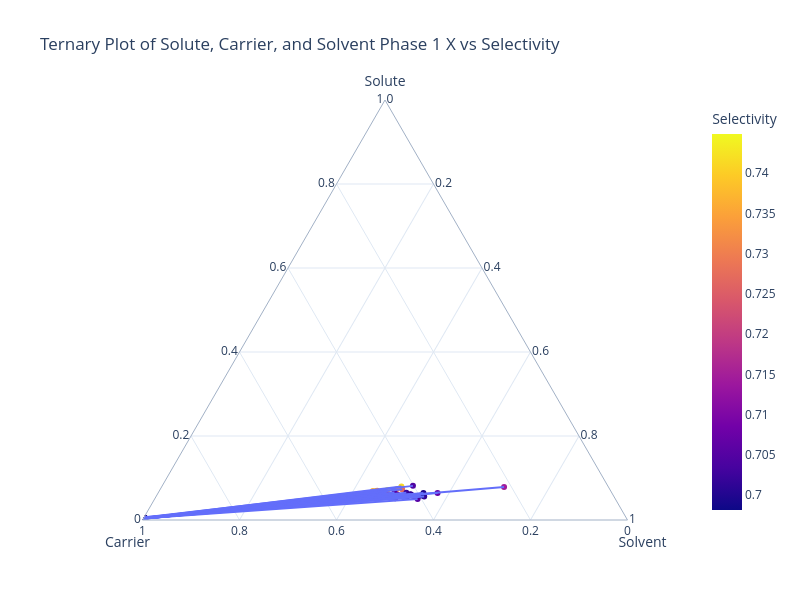

Notebook code for this chart:
### Code cell
top50_df = liqex_data.loc[top50.index]


fig = px.scatter_ternary(
    top50_df,
    a="solute_phase_2_x",
    b="carrier_phase_2_x",
    c="solvent_phase_2_x",
    color="Selectivity",
    title="Ternary Plot of Solute, Carrier, and Solvent Phase 1 X vs Selectivity",
    hover_data=["COSMO_name", "solute_phase_1_W", "carrier_phase_1_W", "solvent_phase_1_W"],
)

#add phase 1 to ternary plot
fig.add_trace(
    px.scatter_ternary(
        top50_df,
        a="solute_phase_1_x",
        b="carrier_phase_1_x",
        c="solvent_phase_1_x",
        color="Selectivity",
        hover_data=["COSMO_name", "solute_phase_1_W", "carrier_phase_1_W", "solvent_phase_1_W"],
    ).data[0]
)

#connect pairs of points with lines from phase 1 to phase 2 based on COSMO_name

for name in top50_df["COSMO_name"].unique():
    unfl_df = top50_df[top50_df["COSMO_name"] == name].iloc[0]

    subset = pd.DataFrame({
        "solute_x": [unfl_df["solute_phase_1_x"], unfl_df["solute_phase_2_x"]],
        "carrier_x": [unfl_df["carrier_phase_1_x"], unfl_df["carrier_phase_2_x"]],
        "solvent_x": [unfl_df["solvent_phase_1_x"], unfl_df["solvent_phase_2_x"]],
        "COSMO_name": [unfl_df["COSMO_name"], unfl_df["COSMO_name"]],
        "Selectivity": [unfl_df["Selectivity"], unfl_df["Selectivity"]],
    })    
    
    # display(subset.style.background_gradient(cmap="viridis").format(precision=2))

    if len(subset) > 1:
        fig.add_trace(
            px.line_ternary(
                subset,
                a="solute_x",
                b="carrier_x",
                c="solvent_x",
                line_group="COSMO_name",
            ).data[0]
        )

fig.update_layout(
    coloraxis_colorbar=dict(title="Selectivity"),
    width=800,
    height=600,
    template="plotly_white",
    ternary=dict(
        aaxis_title="Solute",
        baxis_title="Carrier",
        caxis_title="Solvent",
    )
)

### Figure 1 — Plotly figure (JSON) as saved in the notebook; plotly's stock layout.template omitted (floating-point values rounded to 4 significant figures; data arrays with more than 128 entries replaced by an {"elided": "..."} marker saying what was removed)
{"data": [{"a": [0.004065, 0.003869, 0.004672, 0.003535, 0.003942, 0.004044, 0.004156, 0.004636, 0.00414, 0.004817, 0.004017, 0.00365, 0.003324, 0.004034, 0.003957, 0.003457, 0.006277, 0.003056, 0.004304, 0.00371, 0.003538, 0.004471, 0.003784, 0.003498, 0.004505, 0.004592, 0.004041, 0.004402, 0.005431, 0.003423, 0.003832, 0.003375, 0.003181, 0.004275, 0.003959, 0.004926, 0.005749, 0.004948, 0.004982, 0.003123, 0.005163, 0.004948, 0.005012, 0.004934, 0.00412, 0.004892, 0.004693, 0.005414, 0.005097, 0.004623], "b": [0.9959, 0.996, 0.9953, 0.9963, 0.9959, 0.9958, 0.9956, 0.9953, 0.9956, 0.9951, 0.9944, 0.9959, 0.9962, 0.9955, 0.9938, 0.996, 0.9937, 0.9964, 0.9952, 0.9956, 0.9957, 0.995, 0.9955, 0.9958, 0.9944, 0.9948, 0.9937, 0.9952, 0.994, 0.9959, 0.9952, 0.9943, 0.9961, 0.9927, 0.9942, 0.9946, 0.9942, 0.9947, 0.9947, 0.9961, 0.9946, 0.9932, 0.9945, 0.9934, 0.992, 0.9928, 0.9946, 0.9943, 0.9933, 0.9948], "c": [5.309e-05, 0.0001359, 1.611e-05, 0.000165, 0.0002023, 0.0001623, 0.0002085, 6.5e-05, 0.000254, 7.286e-05, 0.001576, 0.0004584, 0.0004482, 0.0004641, 0.002285, 0.000514, 5.127e-05, 0.0005389, 0.0004953, 0.0006749, 0.0007136, 0.0004815, 0.0007549, 0.0007239, 0.001117, 0.0005676, 0.002254, 0.0003996, 0.0005545, 0.0006841, 0.0009802, 0.002369, 0.0007113, 0.003022, 0.001795, 0.0005001, 7.593e-05, 0.0003416, 0.0003163, 0.0008085, 0.000248, 0.001803, 0.0004388, 0.001674, 0.003844, 0.002313, 0.0007509, 0.0002385, 0.001567, 0.0006201], "customdata": {"elided": "50x4 mixed values"}, "hovertemplate": "solute_phase_2_x=%{a}<br>carrier_phase_2_x=%{b}<br>solvent_phase_2_x=%{c}<br>COSMO_name=%{customdata[0]}<br>solute_phase_1_W=%{customdata[1]}<br>carrier_phase_1_W=%{customdata[2]}<br>solvent_phase_1_W=%{customdata[3]}<br>Selectivity=%{marker.color}<extra></extra>", "legendgroup": "", "marker": {"color": [0.7449, 0.7419, 0.7411, 0.7398, 0.7363, 0.7332, 0.7326, 0.7303, 0.7272, 0.7268, 0.7224, 0.7217, 0.7196, 0.7174, 0.7156, 0.7147, 0.7146, 0.7138, 0.7122, 0.7115, 0.7113, 0.7102, 0.7101, 0.7094, 0.7092, 0.7086, 0.7081, 0.7075, 0.7071, 0.707, 0.7066, 0.7065, 0.7059, 0.7055, 0.7052, 0.705, 0.7044, 0.7039, 0.7031, 0.7024, 0.7022, 0.7015, 0.7011, 0.7007, 0.7006, 0.7003, 0.7002, 0.6998, 0.6992, 0.6982], "coloraxis": "coloraxis", "symbol": "circle"}, "mode": "markers", "name": "", "showlegend": false, "subplot": "ternary", "type": "scatterternary"}, {"a": [0.07134, 0.06934, 0.07969, 0.06334, 0.06884, 0.06534, 0.06963, 0.07287, 0.06485, 0.07326, 0.05881, 0.0593, 0.05898, 0.05887, 0.05767, 0.05586, 0.0784, 0.054, 0.05982, 0.05666, 0.0559, 0.06331, 0.05658, 0.05512, 0.05479, 0.06035, 0.05679, 0.05833, 0.06448, 0.05452, 0.05643, 0.05384, 0.05359, 0.0502, 0.05197, 0.06527, 0.08127, 0.06049, 0.06099, 0.05283, 0.06509, 0.05587, 0.06047, 0.05742, 0.05509, 0.05765, 0.05599, 0.06404, 0.05824, 0.05504], "b": [0.459, 0.4834, 0.4263, 0.4874, 0.4905, 0.4637, 0.4812, 0.4403, 0.4689, 0.428, 0.4534, 0.4988, 0.5339, 0.4681, 0.4714, 0.5074, 0.2153, 0.5265, 0.4619, 0.4999, 0.5097, 0.4751, 0.4962, 0.5114, 0.4102, 0.4439, 0.4779, 0.4543, 0.3594, 0.5188, 0.5002, 0.5173, 0.5328, 0.4076, 0.4529, 0.4477, 0.4017, 0.4161, 0.418, 0.5388, 0.4234, 0.3913, 0.4173, 0.4065, 0.477, 0.4144, 0.4265, 0.3887, 0.3971, 0.4333], "c": [0.4697, 0.4473, 0.494, 0.4493, 0.4407, 0.471, 0.4491, 0.4868, 0.4663, 0.4987, 0.4878, 0.4419, 0.4071, 0.4731, 0.471, 0.4367, 0.7063, 0.4195, 0.4783, 0.4435, 0.4344, 0.4616, 0.4472, 0.4335, 0.535, 0.4957, 0.4653, 0.4873, 0.5761, 0.4266, 0.4433, 0.4289, 0.4136, 0.5421, 0.4951, 0.487, 0.517, 0.5235, 0.521, 0.4083, 0.5115, 0.5529, 0.5222, 0.5361, 0.4679, 0.528, 0.5175, 0.5473, 0.5447, 0.5116], "customdata": {"elided": "50x4 mixed values"}, "hovertemplate": "solute_phase_1_x=%{a}<br>carrier_phase_1_x=%{b}<br>solvent_phase_1_x=%{c}<br>COSMO_name=%{customdata[0]}<br>solute_phase_1_W=%{customdata[1]}<br>carrier_phase_1_W=%{customdata[2]}<br>solvent_phase_1_W=%{customdata[3]}<br>Selectivity=%{marker.color}<extra></extra>", "legendgroup": "", "marker": {"color": [0.7449, 0.7419, 0.7411, 0.7398, 0.7363, 0.7332, 0.7326, 0.7303, 0.7272, 0.7268, 0.7224, 0.7217, 0.7196, 0.7174, 0.7156, 0.7147, 0.7146, 0.7138, 0.7122, 0.7115, 0.7113, 0.7102, 0.7101, 0.7094, 0.7092, 0.7086, 0.7081, 0.7075, 0.7071, 0.707, 0.7066, 0.7065, 0.7059, 0.7055, 0.7052, 0.705, 0.7044, 0.7039, 0.7031, 0.7024, 0.7022, 0.7015, 0.7011, 0.7007, 0.7006, 0.7003, 0.7002, 0.6998, 0.6992, 0.6982], "coloraxis": "coloraxis", "symbol": "circle"}, "mode": "markers", "name": "", "showlegend": false, "subplot": "ternary", "type": "scatterternary"}, {"a": [0.07134, 0.004065], "b": [0.459, 0.9959], "c": [0.4697, 5.309e-05], "hovertemplate": "COSMO_name=1-octanamine<br>solute_x=%{a}<br>carrier_x=%{b}<br>solvent_x=%{c}<extra></extra>", "legendgroup": "", "line": {"color": "#636efa", "dash": "solid"}, "marker": {"symbol": "circle"}, "mode": "lines", "name": "", "showlegend": false, "subplot": "ternary", "type": "scatterternary"}, {"a": [0.06934, 0.003869], "b": [0.4834, 0.996], "c": [0.4473, 0.0001359], "hovertemplate": "COSMO_name=3-(trimethylsilyl)-1-propanamine<br>solute_x=%{a}<br>carrier_x=%{b}<br>solvent_x=%{c}<extra></extra>", "legendgroup": "", "line": {"color": "#636efa", "dash": "solid"}, "marker": {"symbol": "circle"}, "mode": "lines", "name": "", "showlegend": false, "subplot": "ternary", "type": "scatterternary"}, {"a": [0.07969, 0.004672], "b": [0.4263, 0.9953], "c": [0.494, 1.611e-05], "hovertemplate": "COSMO_name=1-nonanamine<br>solute_x=%{a}<br>carrier_x=%{b}<br>solvent_x=%{c}<extra></extra>", "legendgroup": "", "line": {"color": "#636efa", "dash": "solid"}, "marker": {"symbol": "circle"}, "mode": "lines", "name": "", "showlegend": false, "subplot": "ternary", "type": "scatterternary"}, {"a": [0.06334, 0.003535], "b": [0.4874, 0.9963], "c": [0.4493, 0.000165], "hovertemplate": "COSMO_name=1-heptanamine<br>solute_x=%{a}<br>carrier_x=%{b}<br>solvent_x=%{c}<extra></extra>", "legendgroup": "", "line": {"color": "#636efa", "dash": "solid"}, "marker": {"symbol": "circle"}, "mode": "lines", "name": "", "showlegend": false, "subplot": "ternary", "type": "scatterternary"}, {"a": [0.06884, 0.003942], "b": [0.4905, 0.9959], "c": [0.4407, 0.0002023], "hovertemplate": "COSMO_name=1-(trimethylsilyl)-2-propanamine<br>solute_x=%{a}<br>carrier_x=%{b}<br>solvent_x=%{c}<extra></extra>", "legendgroup": "", "line": {"color": "#636efa", "dash": "solid"}, "marker": {"symbol": "circle"}, "mode": "lines", "name": "", "showlegend": false, "subplot": "ternary", "type": "scatterternary"}, {"a": [0.06534, 0.004044], "b": [0.4637, 0.9958], "c": [0.471, 0.0001623], "hovertemplate": "COSMO_name=2-heptanamine<br>solute_x=%{a}<br>carrier_x=%{b}<br>solvent_x=%{c}<extra></extra>", "legendgroup": "", "line": {"color": "#636efa", "dash": "solid"}, "marker": {"symbol": "circle"}, "mode": "lines", "name": "", "showlegend": false, "subplot": "ternary", "type": "scatterternary"}, {"a": [0.06963, 0.004156], "b": [0.4812, 0.9956], "c": [0.4491, 0.0002085], "hovertemplate": "COSMO_name=2-trimethylsilylpropan-1-amine<br>solute_x=%{a}<br>carrier_x=%{b}<br>solvent_x=%{c}<extra></extra>", "legendgroup": "", "line": {"color": "#636efa", "dash": "solid"}, "marker": {"symbol": "circle"}, "mode": "lines", "name": "", "showlegend": false, "subplot": "ternary", "type": "scatterternary"}, {"a": [0.07287, 0.004636], "b": [0.4403, 0.9953], "c": [0.4868, 6.5e-05], "hovertemplate": "COSMO_name=2-amino-6-methylheptane<br>solute_x=%{a}<br>carrier_x=%{b}<br>solvent_x=%{c}<extra></extra>", "legendgroup": "", "line": {"color": "#636efa", "dash": "solid"}, "marker": {"symbol": "circle"}, "mode": "lines", "name": "", "showlegend": false, "subplot": "ternary", "type": "scatterternary"}, {"a": [0.06485, 0.00414], "b": [0.4689, 0.9956], "c": [0.4663, 0.000254], "hovertemplate": "COSMO_name=4-methyl-2-hexanamine<br>solute_x=%{a}<br>carrier_x=%{b}<br>solvent_x=%{c}<extra></extra>", "legendgroup": "", "line": {"color": "#636efa", "dash": "solid"}, "marker": {"symbol": "circle"}, "mode": "lines", "name": "", "showlegend": false, "subplot": "ternary", "type": "scatterternary"}, {"a": [0.07326, 0.004817], "b": [0.428, 0.9951], "c": [0.4987, 7.286e-05], "hovertemplate": "COSMO_name=2-ethylhexylamine<br>solute_x=%{a}<br>carrier_x=%{b}<br>solvent_x=%{c}<extra></extra>", "legendgroup": "", "line": {"color": "#636efa", "dash": "solid"}, "marker": {"symbol": "circle"}, "mode": "lines", "name": "", "showlegend": false, "subplot": "ternary", "type": "scatterternary"}, {"a": [0.05881, 0.004017], "b": [0.4534, 0.9944], "c": [0.4878, 0.001576], "hovertemplate": "COSMO_name=5,5,5-trifluoropentan-2-amine<br>solute_x=%{a}<br>carrier_x=%{b}<br>solvent_x=%{c}<extra></extra>", "legendgroup": "", "line": {"color": "#636efa", "dash": "solid"}, "marker": {"symbol": "circle"}, "mode": "lines", "name": "", "showlegend": false, "subplot": "ternary", "type": "scatterternary"}, {"a": [0.0593, 0.00365], "b": [0.4988, 0.9959], "c": [0.4419, 0.0004584], "hovertemplate": "COSMO_name=cyclooctanamine<br>solute_x=%{a}<br>carrier_x=%{b}<br>solvent_x=%{c}<extra></extra>", "legendgroup": "", "line": {"color": "#636efa", "dash": "solid"}, "marker": {"symbol": "circle"}, "mode": "lines", "name": "", "showlegend": false, "subplot": "ternary", "type": "scatterternary"}, {"a": [0.05898, 0.003324], "b": [0.5339, 0.9962], "c": [0.4071, 0.0004482], "hovertemplate": "COSMO_name=2-(trimethylsilyl)ethanamine<br>solute_x=%{a}<br>carrier_x=%{b}<br>solvent_x=%{c}<extra></extra>", "legendgroup": "", "line": {"color": "#636efa", "dash": "solid"}, "marker": {"symbol": "circle"}, "mode": "lines", "name": "", "showlegend": false, "subplot": "ternary", "type": "scatterternary"}, {"a": [0.05887, 0.004034], "b": [0.4681, 0.9955], "c": [0.4731, 0.0004641], "hovertemplate": "COSMO_name=3-hexanamine<br>solute_x=%{a}<br>carrier_x=%{b}<br>solvent_x=%{c}<extra></extra>", "legendgroup": "", "line": {"color": "#636efa", "dash": "solid"}, "marker": {"symbol": "circle"}, "mode": "lines", "name": "", "showlegend": false, "subplot": "ternary", "type": "scatterternary"}, {"a": [0.05767, 0.003957], "b": [0.4714, 0.9938], "c": [0.471, 0.002285], "hovertemplate": "COSMO_name=(2s)-4,4,4-trifluoro-2-methylbutan-1-amine<br>solute_x=%{a}<br>carrier_x=%{b}<br>solvent_x=%{c}<extra></extra>", "legendgroup": "", "line": {"color": "#636efa", "dash": "solid"}, "marker": {"symbol": "circle"}, "mode": "lines", "name": "", "showlegend": false, "subplot": "ternary", "type": "scatterternary"}, {"a": [0.05586, 0.003457], "b": [0.5074, 0.996], "c": [0.4367, 0.000514], "hovertemplate": "COSMO_name=2-hexanamine<br>solute_x=%{a}<br>carrier_x=%{b}<br>solvent_x=%{c}<extra></extra>", "legendgroup": "", "line": {"color": "#636efa", "dash": "solid"}, "marker": {"symbol": "circle"}, "mode": "lines", "name": "", "showlegend": false, "subplot": "ternary", "type": "scatterternary"}, {"a": [0.0784, 0.006277], "b": [0.2153, 0.9937], "c": [0.7063, 5.127e-05], "hovertemplate": "COSMO_name=triethylamine<br>solute_x=%{a}<br>carrier_x=%{b}<br>solvent_x=%{c}<extra></extra>", "legendgroup": "", "line": {"color": "#636efa", "dash": "solid"}, "marker": {"symbol": "circle"}, "mode": "lines", "name": "", "showlegend": false, "subplot": "ternary", "type": "scatterternary"}, {"a": [0.054, 0.003056], "b": [0.5265, 0.9964], "c": [0.4195, 0.0005389], "hovertemplate": "COSMO_name=hexylamine<br>solute_x=%{a}<br>carrier_x=%{b}<br>solvent_x=%{c}<extra></extra>", "legendgroup": "", "line": {"color": "#636efa", "dash": "solid"}, "marker": {"symbol": "circle"}, "mode": "lines", "name": "", "showlegend": false, "subplot": "ternary", "type": "scatterternary"}, {"a": [0.05982, 0.004304], "b": [0.4619, 0.9952], "c": [0.4783, 0.0004953], "hovertemplate": "COSMO_name=3,3-dimethyl-1,3-azasilolidine<br>solute_x=%{a}<br>carrier_x=%{b}<br>solvent_x=%{c}<extra></extra>", "legendgroup": "", "line": {"color": "#636efa", "dash": "solid"}, "marker": {"symbol": "circle"}, "mode": "lines", "name": "", "showlegend": false, "subplot": "ternary", "type": "scatterternary"}, {"a": [0.05666, 0.00371], "b": [0.4999, 0.9956], "c": [0.4435, 0.0006749], "hovertemplate": "COSMO_name=1,1-dimethylbutylamine<br>solute_x=%{a}<br>carrier_x=%{b}<br>solvent_x=%{c}<extra></extra>", "legendgroup": "", "line": {"color": "#636efa", "dash": "solid"}, "marker": {"symbol": "circle"}, "mode": "lines", "name": "", "showlegend": false, "subplot": "ternary", "type": "scatterternary"}, {"a": [0.0559, 0.003538], "b": [0.5097, 0.9957], "c": [0.4344, 0.0007136], "hovertemplate": "COSMO_name=1,3-dimethylbutylamine<br>solute_x=%{a}<br>carrier_x=%{b}<br>solvent_x=%{c}<extra></extra>", "legendgroup": "", "line": {"color": "#636efa", "dash": "solid"}, "marker": {"symbol": "circle"}, "mode": "lines", "name": "", "showlegend": false, "subplot": "ternary", "type": "scatterternary"}, {"a": [0.06331, 0.004471], "b": [0.4751, 0.995], "c": [0.4616, 0.0004815], "hovertemplate": "COSMO_name=2-ethyl-2-methyl-1-butanamine<br>solute_x=%{a}<br>carrier_x=%{b}<br>solvent_x=%{c}<extra></extra>", "legendgroup": "", "line": {"color": "#636efa", "dash": "solid"}, "marker": {"symbol": "circle"}, "mode": "lines", "name": "", "showlegend": false, "subplot": "ternary", "type": "scatterternary"}, {"a": [0.05658, 0.003784], "b": [0.4962, 0.9955], "c": [0.4472, 0.0007549], "hovertemplate": "COSMO_name=3-methylpentan-2-amine<br>solute_x=%{a}<br>carrier_x=%{b}<br>solvent_x=%{c}<extra></extra>", "legendgroup": "", "line": {"color": "#636efa", "dash": "solid"}, "marker": {"symbol": "circle"}, "mode": "lines", "name": "", "showlegend": false, "subplot": "ternary", "type": "scatterternary"}, {"a": [0.05512, 0.003498], "b": [0.5114, 0.9958], "c": [0.4335, 0.0007239], "hovertemplate": "COSMO_name=2-ethylbutylamine<br>solute_x=%{a}<br>carrier_x=%{b}<br>solvent_x=%{c}<extra></extra>", "legendgroup": "", "line": {"color": "#636efa", "dash": "solid"}, "marker": {"symbol": "circle"}, "mode": "lines", "name": "", "showlegend": false, "subplot": "ternary", "type": "scatterternary"}, {"a": [0.05479, 0.004505], "b": [0.4102, 0.9944], "c": [0.535, 0.001117], "hovertemplate": "COSMO_name=allylethylamine<br>solute_x=%{a}<br>carrier_x=%{b}<br>solvent_x=%{c}<extra></extra>", "legendgroup": "", "line": {"color": "#636efa", "dash": "solid"}, "marker": {"symbol": "circle"}, "mode": "lines", "name": "", "showlegend": false, "subplot": "ternary", "type": "scatterternary"}, {"a": [0.06035, 0.004592], "b": [0.4439, 0.9948], "c": [0.4957, 0.0005676], "hovertemplate": "COSMO_name=(3s)-2-methylpentan-3-amine<br>solute_x=%{a}<br>carrier_x=%{b}<br>solvent_x=%{c}<extra></extra>", "legendgroup": "", "line": {"color": "#636efa", "dash": "solid"}, "marker": {"symbol": "circle"}, "mode": "lines", "name": "", "showlegend": false, "subplot": "ternary", "type": "scatterternary"}, {"a": [0.05679, 0.004041], "b": [0.4779, 0.9937], "c": [0.4653, 0.002254], "hovertemplate": "COSMO_name=4,4,4-trifluoro-2-methylbutan-2-amine<br>solute_x=%{a}<br>carrier_x=%{b}<br>solvent_x=%{c}<extra></extra>", "legendgroup": "", "line": {"color": "#636efa", "dash": "solid"}, "marker": {"symbol": "circle"}, "mode": "lines", "name": "", "showlegend": false, "subplot": "ternary", "type": "scatterternary"}, {"a": [0.05833, 0.004402], "b": [0.4543, 0.9952], "c": [0.4873, 0.0003996], "hovertemplate": "COSMO_name=4-ethylpiperidine<br>solute_x=%{a}<br>carrier_x=%{b}<br>solvent_x=%{c}<extra></extra>", "legendgroup": "", "line": {"color": "#636efa", "dash": "solid"}, "marker": {"symbol": "circle"}, "mode": "lines", "name": "", "showlegend": false, "subplot": "ternary", "type": "scatterternary"}, {"a": [0.06448, 0.005431], "b": [0.3594, 0.994], "c": [0.5761, 0.0005545], "hovertemplate": "COSMO_name=benzylmethylamine<br>solute_x=%{a}<br>carrier_x=%{b}<br>solvent_x=%{c}<extra></extra>", "legendgroup": "", "line": {"color": "#636efa", "dash": "solid"}, "marker": {"symbol": "circle"}, "mode": "lines", "name": "", "showlegend": false, "subplot": "ternary", "type": "scatterternary"}, {"a": [0.05452, 0.003423], "b": [0.5188, 0.9959], "c": [0.4266, 0.0006841], "hovertemplate": "COSMO_name=2-methylamylamine<br>solute_x=%{a}<br>carrier_x=%{b}<br>solvent_x=%{c}<extra></extra>", "legendgroup": "", "line": {"color": "#636efa", "dash": "solid"}, "marker": {"symbol": "circle"}, "mode": "lines", "name": "", "showlegend": false, "subplot": "ternary", "type": "scatterternary"}, {"a": [0.05643, 0.003832], "b": [0.5002, 0.9952], "c": [0.4433, 0.0009802], "hovertemplate": "COSMO_name=2,3-dimethylbutan-2-amine<br>solute_x=%{a}<br>carrier_x=%{b}<br>solvent_x=%{c}<extra></extra>", "legendgroup": "", "line": {"color": "#636efa", "dash": "solid"}, "marker": {"symbol": "circle"}, "mode": "lines", "name": "", "showlegend": false, "subplot": "ternary", "type": "scatterternary"}, {"a": [0.05384, 0.003375], "b": [0.5173, 0.9943], "c": [0.4289, 0.002369], "hovertemplate": "COSMO_name=4,4,4-trifluoro-3-methyl-1-butanamine<br>solute_x=%{a}<br>carrier_x=%{b}<br>solvent_x=%{c}<extra></extra>", "legendgroup": "", "line": {"color": "#636efa", "dash": "solid"}, "marker": {"symbol": "circle"}, "mode": "lines", "name": "", "showlegend": false, "subplot": "ternary", "type": "scatterternary"}, {"a": [0.05359, 0.003181], "b": [0.5328, 0.9961], "c": [0.4136, 0.0007113], "hovertemplate": "COSMO_name=4-methyl-pentylamine<br>solute_x=%{a}<br>carrier_x=%{b}<br>solvent_x=%{c}<extra></extra>", "legendgroup": "", "line": {"color": "#636efa", "dash": "solid"}, "marker": {"symbol": "circle"}, "mode": "lines", "name": "", "showlegend": false, "subplot": "ternary", "type": "scatterternary"}, {"a": [0.0502, 0.004275], "b": [0.4076, 0.9927], "c": [0.5421, 0.003022], "hovertemplate": "COSMO_name=trinitromethane<br>solute_x=%{a}<br>carrier_x=%{b}<br>solvent_x=%{c}<extra></extra>", "legendgroup": "", "line": {"color": "#636efa", "dash": "solid"}, "marker": {"symbol": "circle"}, "mode": "lines", "name": "", "showlegend": false, "subplot": "ternary", "type": "scatterternary"}, {"a": [0.05197, 0.003959], "b": [0.4529, 0.9942], "c": [0.4951, 0.001795], "hovertemplate": "COSMO_name=n-methyl-2-furanmethanamine<br>solute_x=%{a}<br>carrier_x=%{b}<br>solvent_x=%{c}<extra></extra>", "legendgroup": "", "line": {"color": "#636efa", "dash": "solid"}, "marker": {"symbol": "circle"}, "mode": "lines", "name": "", "showlegend": false, "subplot": "ternary", "type": "scatterternary"}, {"a": [0.06527, 0.004926], "b": [0.4477, 0.9946], "c": [0.487, 0.0005001], "hovertemplate": "COSMO_name=2,3,3-trimethylbutan-2-amine<br>solute_x=%{a}<br>carrier_x=%{b}<br>solvent_x=%{c}<extra></extra>", "legendgroup": "", "line": {"color": "#636efa", "dash": "solid"}, "marker": {"symbol": "circle"}, "mode": "lines", "name": "", "showlegend": false, "subplot": "ternary", "type": "scatterternary"}, {"a": [0.08127, 0.005749], "b": [0.4017, 0.9942], "c": [0.517, 7.593e-05], "hovertemplate": "COSMO_name=2-methyl-1-trimethylsilylpropan-2-amine<br>solute_x=%{a}<br>carrier_x=%{b}<br>solvent_x=%{c}<extra></extra>", "legendgroup": "", "line": {"color": "#636efa", "dash": "solid"}, "marker": {"symbol": "circle"}, "mode": "lines", "name": "", "showlegend": false, "subplot": "ternary", "type": "scatterternary"}, {"a": [0.06049, 0.004948], "b": [0.4161, 0.9947], "c": [0.5235, 0.0003416], "hovertemplate": "COSMO_name=n-methylcyclohexanamine<br>solute_x=%{a}<br>carrier_x=%{b}<br>solvent_x=%{c}<extra></extra>", "legendgroup": "", "line": {"color": "#636efa", "dash": "solid"}, "marker": {"symbol": "circle"}, "mode": "lines", "name": "", "showlegend": false, "subplot": "ternary", "type": "scatterternary"}, {"a": [0.06099, 0.004982], "b": [0.418, 0.9947], "c": [0.521, 0.0003163], "hovertemplate": "COSMO_name=2,6-dimethylpiperidine<br>solute_x=%{a}<br>carrier_x=%{b}<br>solvent_x=%{c}<extra></extra>", "legendgroup": "", "line": {"color": "#636efa", "dash": "solid"}, "marker": {"symbol": "circle"}, "mode": "lines", "name": "", "showlegend": false, "subplot": "ternary", "type": "scatterternary"}, {"a": [0.05283, 0.003123], "b": [0.5388, 0.9961], "c": [0.4083, 0.0008085], "hovertemplate": "COSMO_name=(3-methylpentyl)amine<br>solute_x=%{a}<br>carrier_x=%{b}<br>solvent_x=%{c}<extra></extra>", "legendgroup": "", "line": {"color": "#636efa", "dash": "solid"}, "marker": {"symbol": "circle"}, "mode": "lines", "name": "", "showlegend": false, "subplot": "ternary", "type": "scatterternary"}, {"a": [0.06509, 0.005163], "b": [0.4234, 0.9946], "c": [0.5115, 0.000248], "hovertemplate": "COSMO_name=4,4-dimethyl-1-aza-4-silacyclohexane<br>solute_x=%{a}<br>carrier_x=%{b}<br>solvent_x=%{c}<extra></extra>", "legendgroup": "", "line": {"color": "#636efa", "dash": "solid"}, "marker": {"symbol": "circle"}, "mode": "lines", "name": "", "showlegend": false, "subplot": "ternary", "type": "scatterternary"}, {"a": [0.05587, 0.004948], "b": [0.3913, 0.9932], "c": [0.5529, 0.001803], "hovertemplate": "COSMO_name=methyl(3,3,3-trifluoropropyl)amine<br>solute_x=%{a}<br>carrier_x=%{b}<br>solvent_x=%{c}<extra></extra>", "legendgroup": "", "line": {"color": "#636efa", "dash": "solid"}, "marker": {"symbol": "circle"}, "mode": "lines", "name": "", "showlegend": false, "subplot": "ternary", "type": "scatterternary"}, {"a": [0.06047, 0.005012], "b": [0.4173, 0.9945], "c": [0.5222, 0.0004388], "hovertemplate": "COSMO_name=2,4,6-collidine<br>solute_x=%{a}<br>carrier_x=%{b}<br>solvent_x=%{c}<extra></extra>", "legendgroup": "", "line": {"color": "#636efa", "dash": "solid"}, "marker": {"symbol": "circle"}, "mode": "lines", "name": "", "showlegend": false, "subplot": "ternary", "type": "scatterternary"}, {"a": [0.05742, 0.004934], "b": [0.4065, 0.9934], "c": [0.5361, 0.001674], "hovertemplate": "COSMO_name=n-ethyl-3-fluoropropan-1-amine<br>solute_x=%{a}<br>carrier_x=%{b}<br>solvent_x=%{c}<extra></extra>", "legendgroup": "", "line": {"color": "#636efa", "dash": "solid"}, "marker": {"symbol": "circle"}, "mode": "lines", "name": "", "showlegend": false, "subplot": "ternary", "type": "scatterternary"}, {"a": [0.05509, 0.00412], "b": [0.477, 0.992], "c": [0.4679, 0.003844], "hovertemplate": "COSMO_name=4,4-difluoro-2-methylbutan-2-amine<br>solute_x=%{a}<br>carrier_x=%{b}<br>solvent_x=%{c}<extra></extra>", "legendgroup": "", "line": {"color": "#636efa", "dash": "solid"}, "marker": {"symbol": "circle"}, "mode": "lines", "name": "", "showlegend": false, "subplot": "ternary", "type": "scatterternary"}, {"a": [0.05765, 0.004892], "b": [0.4144, 0.9928], "c": [0.528, 0.002313], "hovertemplate": "COSMO_name=4-fluoro-n-methylbutan-2-amine<br>solute_x=%{a}<br>carrier_x=%{b}<br>solvent_x=%{c}<extra></extra>", "legendgroup": "", "line": {"color": "#636efa", "dash": "solid"}, "marker": {"symbol": "circle"}, "mode": "lines", "name": "", "showlegend": false, "subplot": "ternary", "type": "scatterternary"}, {"a": [0.05599, 0.004693], "b": [0.4265, 0.9946], "c": [0.5175, 0.0007509], "hovertemplate": "COSMO_name=n-methylbutan-2-amine<br>solute_x=%{a}<br>carrier_x=%{b}<br>solvent_x=%{c}<extra></extra>", "legendgroup": "", "line": {"color": "#636efa", "dash": "solid"}, "marker": {"symbol": "circle"}, "mode": "lines", "name": "", "showlegend": false, "subplot": "ternary", "type": "scatterternary"}, {"a": [0.06404, 0.005414], "b": [0.3887, 0.9943], "c": [0.5473, 0.0002385], "hovertemplate": "COSMO_name=(2s)-n-methylpentan-2-amine<br>solute_x=%{a}<br>carrier_x=%{b}<br>solvent_x=%{c}<extra></extra>", "legendgroup": "", "line": {"color": "#636efa", "dash": "solid"}, "marker": {"symbol": "circle"}, "mode": "lines", "name": "", "showlegend": false, "subplot": "ternary", "type": "scatterternary"}, {"a": [0.05824, 0.005097], "b": [0.3971, 0.9933], "c": [0.5447, 0.001567], "hovertemplate": "COSMO_name=n-(2-fluoroethyl)propan-2-amine<br>solute_x=%{a}<br>carrier_x=%{b}<br>solvent_x=%{c}<extra></extra>", "legendgroup": "", "line": {"color": "#636efa", "dash": "solid"}, "marker": {"symbol": "circle"}, "mode": "lines", "name": "", "showlegend": false, "subplot": "ternary", "type": "scatterternary"}, {"a": [0.05504, 0.004623], "b": [0.4333, 0.9948], "c": [0.5116, 0.0006201], "hovertemplate": "COSMO_name=n-methylbutylamine<br>solute_x=%{a}<br>carrier_x=%{b}<br>solvent_x=%{c}<extra></extra>", "legendgroup": "", "line": {"color": "#636efa", "dash": "solid"}, "marker": {"symbol": "circle"}, "mode": "lines", "name": "", "showlegend": false, "subplot": "ternary", "type": "scatterternary"}], "layout": {"coloraxis": {"colorbar": {"title": {"text": "Selectivity"}}, "colorscale": [[0, "#0d0887"], [0.1111, "#46039f"], [0.2222, "#7201a8"], [0.3333, "#9c179e"], [0.4444, "#bd3786"], [0.5556, "#d8576b"], [0.6667, "#ed7953"], [0.7778, "#fb9f3a"], [0.8889, "#fdca26"], [1, "#f0f921"]]}, "height": 600, "legend": {"tracegroupgap": 0}, "ternary": {"aaxis": {"title": {"text": "Solute"}}, "baxis": {"title": {"text": "Carrier"}}, "caxis": {"title": {"text": "Solvent"}}, "domain": {"x": [0, 1], "y": [0, 1]}}, "title": {"text": "Ternary Plot of Solute, Carrier, and Solvent Phase 1 X vs Selectivity"}, "width": 800}}
